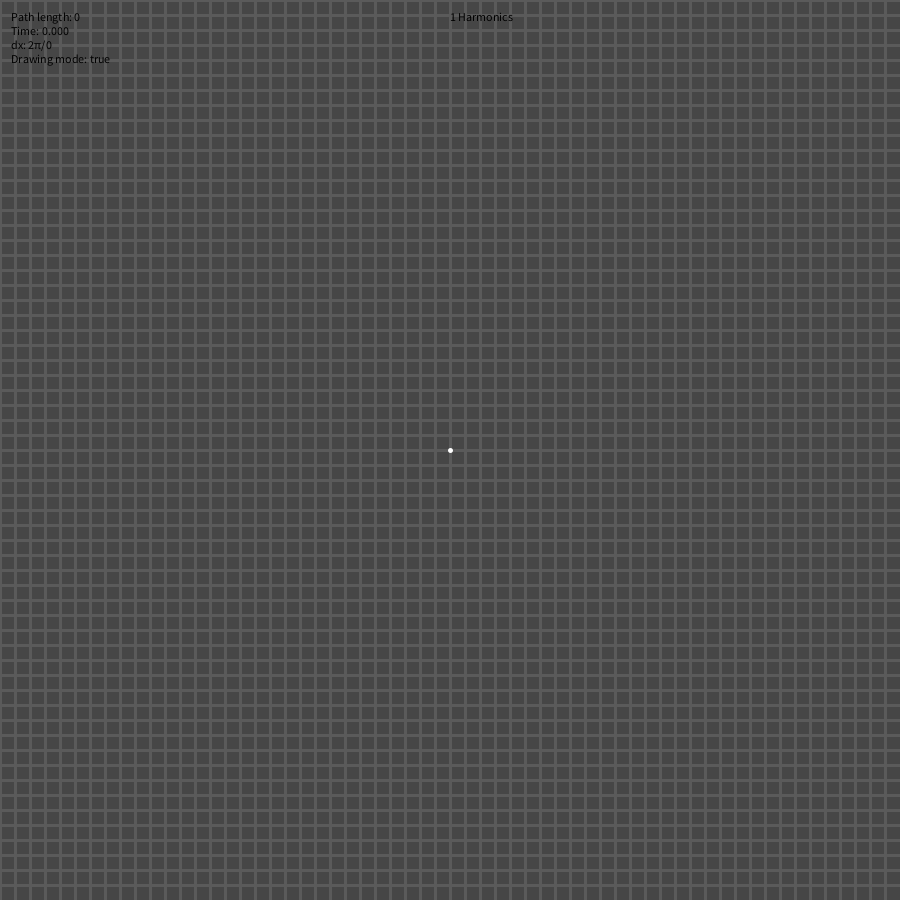
Frame 1 (no input)
Frame 60 (the mouse pressed at the canvas centre just before this capture): identical to frame 1, image omitted
Frame 120 (the mouse held since frame 60 and released just before this capture): identical to frame 1, image omitted

The Processing sketch that drew this single still picture (run headless with seeded random() and noise(); from frame 60 on, the mouse is pressed at the canvas centre):

// Processing sketch: Main
// ── Main.pde
import java.util.Arrays;

float time, dx, spacing = 10; // increase accel if you want. if you decrease it you'll get bad results. Spacing is the minimum distance between two drawn points
int maxH = 1; // maximum number of harmonics to generate the fourier series.

float hWid, hHei; // constants for width/2 and height/2

boolean start = false;
ArrayList<PVector> input;
fCoef[] path;

class fCoef { // class to store frequency of the coefficients. storing the values in class instead of calculating in our loop is more efficient
  float x, y, am, ph;
  int fr;

  fCoef(PVector c, int freq) {
    x = c.x;
    y = c.y;
    fr = freq;
  }

  void add(PVector c) { x += c.x; y += c.y; } // Vector addition for the complex plane.

  void div(int k) { x /= k; y /= k; } // Scalar division for real inputs.

  void upd(int freq) { am = sqrt(x*x + y*y); ph = atan2(y, x); fr = freq; } // Updates the amplitude, phase, and frequency.

  public String toString() {
    return String.format("fr: %d | (%.3f + %.3fi) | am: %.3f | ph: %.3f", fr, x, y, am, ph);
  }
}
fCoef[] DFT(ArrayList<PVector> x) { // https://en.wikipedia.org/wiki/Discrete_Fourier_transform
  int N = x.size();
  fCoef[] f = new fCoef[N];

  for (int k = 0; k < N; k++) {
    fCoef next = new fCoef(new PVector(0, 0), 0);

    for (int j = 0; j < N; j++) { //                                                                              |
      float theta = (TAU*k*j)/N; //                                                                               |
      PVector a = x.get(j), b = new PVector(cos(theta), -sin(theta)); //                                          |                           |  a  |     b      |
                                                                      //                                          |  X_n = 1/N * sum_[N-1:n=0]( x_n * e^-2PIkn/N )                            
      next.add(new PVector(a.x*b.x - a.y*b.y, a.x*b.y + a.y*b.x)); // complex number multiplication (x: re, y: im)|
    } //                                                                                                          |
    next.div(N); //                                                                                               |
   
    next.upd(k); // update the frequency, amplitude, and phase of our next value.
    f[k] = next;
  }
  return f;
}

void cir(float x, float y, float r) {
  if(r < 2) {
    strokeWeight(r);
    point(x, y);
    return;
  }
  float dt = TAU/(int)(10+(40f/(hWid-1))*(r-1));
  
  strokeWeight(4);
  point(x, y);
  
  strokeWeight(1);
  beginShape();
  for(float t = -dt; t <= TAU; t += dt)
      vertex(x+r*cos(t), y+r*sin(t));
  endShape();
}

void fourier(float scale) { // rendering the fourier series
  if (start) {
    int N = path.length;
    float x = 0, y = 0;
    for (int i = 0; i < N && i < maxH; i++) {
      fCoef c = path[i];
      float dx = x, dy = y, amp = c.am*scale, pha = c.ph, fr = c.fr;

      x += amp*cos(pha+fr*time);
      y += amp*sin(pha+fr*time);

      line(dx, dy, x, y);
      //  cir(dx, dy, amp);
    }
    
    strokeWeight(3);
    beginShape();
    for (float t = 0; t < TAU; t += dx) { // Rendering it's path
      float x2 = 0, y2 = 0;
      for (int i = 0; i < N && i < maxH; i++) {
        fCoef c = path[i];
        float amp = c.am*scale, pha = c.ph, fr = c.fr;

        x2 += amp*cos(pha+fr*t);
        y2 += amp*sin(pha+fr*t);
      }
      vertex(x2, y2);
    }
    endShape();

    push();
    stroke(255);
    strokeWeight(5);
    point(x, y);
    pop();

    if (time > TAU) {
      // if (maxH < N) maxH++;
      time = 0;
    }

    time += dx;
  } else {
    push(); // Cosmetic stuff
    strokeWeight(3);
    stroke(90);
    for (float x = -hWid; x < hWid; x+=width/60) line(x, -hHei, x, hHei);
    for (float y = -hHei; y < hHei; y+=height/60) line(-hWid, y, hWid, y);

    stroke(255);
    strokeWeight(5);
    point(0, 0);

    stroke(127);
    strokeWeight(10); // rendering input points
    for (PVector p : input) point(p.x, p.y);
    pop();
  }
  push();
  fill(0);
  text(maxH + " Harmonics", 0, -hHei+20);
  text(String.format("Path length: %d\nTime: %.3f\ndx: 2π/%d\nDrawing mode: %b", input.size(), time, input.size()*2, !start), -hWid+10, -hWid+20);
  pop();
}

void mousePressed() {
  if (mouseButton == CENTER) {
    path = DFT(input);
    quicksort(path, 0, path.length-1);

    time = 0;

    if(key == SHIFT && input.size() > 0) input.add(input.get(0));

    dx = TAU/path.length;
    start = !start;
  }
  if (mouseButton == RIGHT && !start) input.clear();
}
void mouseWheel(MouseEvent e) {
  if(maxH > input.size()) maxH = input.size()-1;
 
  if (e.getCount() < 0) {
    dx += TAU/input.size();
    /*if(maxH + 5 <= input.size()) maxH += 5;
    else maxH = input.size();*/
    
  } else if (e.getCount() > 0) {
    dx -= TAU/input.size();
    /*if(maxH - 5 >= 1) maxH -= 5;
    else maxH = 1;*/
  }
}
void mouseDragged() {
  if (!start) {
    PVector c = new PVector(mouseX-hWid, mouseY-hHei), prev;

    if(mouseButton == LEFT) // handles input painting
      if (input.size() > 0) {
        prev = input.get(input.size()-1);
        if (sq(prev.x-c.x)+sq(prev.y-c.y) > spacing*spacing) {
          input.add(c);
        }
      } else input.add(c);
  }
}
void setup() {
  size(900, 900);
  hWid = width/2;
  hHei = height/2;

  noFill();

  input = new ArrayList<>();
  path = new fCoef[0];
}
void draw() {
  background(70);
  translate(hWid, hHei);

  fourier(1);
}

void quicksort(fCoef[] arr, int low, int high) {
  if (low < high) {
    fCoef p = arr[high];
    int ind, i = low-1;

    for (int j = low; j < high; j++)
      if (arr[j].am > p.am) {
        i++;
        swap(arr, i, j);
      }
    swap(arr, i+1, high);
    ind = i+1;

    quicksort(arr, low, ind-1);
    quicksort(arr, ind+1, high);
  }
}
void swap(fCoef[] arr, int a, int b) {
  fCoef tmp = arr[a];
  arr[a] = arr[b];
  arr[b] = tmp;
}
